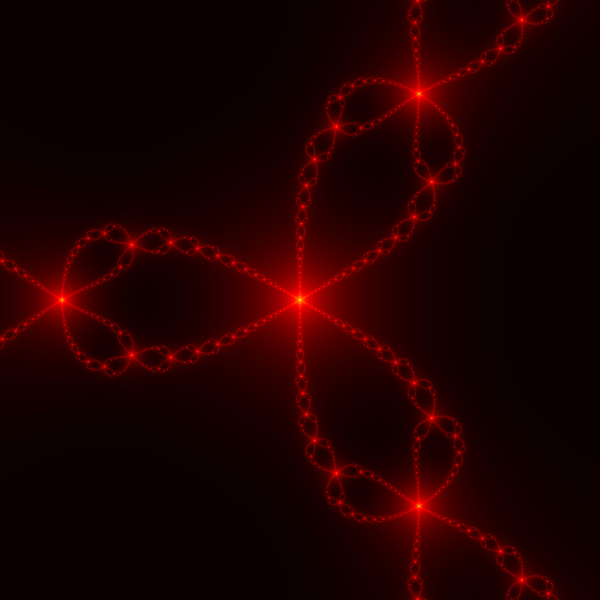

Source code (Python):
# Python绘制牛顿分形
# 公众号：Charles的皮卡丘
import numpy as np
import matplotlib.pyplot as plt
# from numba import jit


# 函数
# @jit('complex64(complex64)', nopython=True)
def f(z):
    # slow
    # return z**3 - 1
    # quicker
    return z*z*z - 1


# 导数
# @jit('complex64(complex64)', nopython=True)
def df(z):
    return 3*z*z


# 迭代器
# @jit('float64(complex64)', nopython=True)
def iterate(z):
    num = 0
    while abs(f(z)) > 1e-4:
        w = z - f(z)/df(z)
        num += np.exp(-1/abs(w-z))
        z = w
    return num


# 画牛顿环
def draw(imgsize=600):
    y, x = np.ogrid[1: -1: imgsize*2j, -1: 1: imgsize*2j]
    z = x + y*1j
    img = np.frompyfunc(iterate, 1, 1)(z).astype(np.float)
    fig = plt.figure(figsize=(imgsize/100.0, imgsize/100.0), dpi=100)
    axi = fig.add_axes([0, 0, 1, 1], aspect=1)
    axi.axis('off')
    axi.imshow(img, cmap='hot')
    fig.savefig('newton.png')
    

if __name__ == '__main__':
    draw()